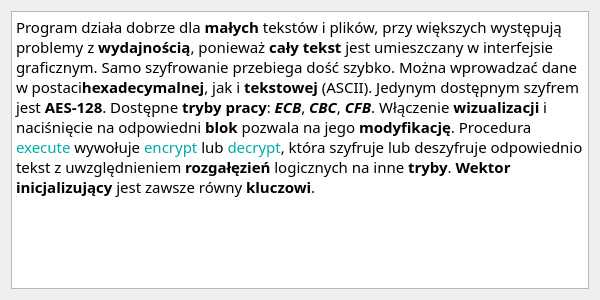
<?xml version="1.0" encoding="UTF-8"?>
<ui version="4.0">
 <class>helpWindow</class>
 <widget class="QWidget" name="helpWindow">
  <property name="geometry">
   <rect>
    <x>0</x>
    <y>0</y>
    <width>600</width>
    <height>300</height>
   </rect>
  </property>
  <property name="sizePolicy">
   <sizepolicy hsizetype="Preferred" vsizetype="Preferred">
    <horstretch>0</horstretch>
    <verstretch>0</verstretch>
   </sizepolicy>
  </property>
  <property name="font">
   <font/>
  </property>
  <property name="windowTitle">
   <string>Algorytm</string>
  </property>
  <layout class="QVBoxLayout" name="verticalLayout">
   <item>
    <widget class="QTextBrowser" name="algorithmText">
     <property name="font">
      <font>
       <family>Book Antiqua</family>
       <pointsize>11</pointsize>
      </font>
     </property>
     <property name="html">
      <string>&lt;!DOCTYPE HTML PUBLIC &quot;-//W3C//DTD HTML 4.0//EN&quot; &quot;http://www.w3.org/TR/REC-html40/strict.dtd&quot;&gt;
&lt;html&gt;&lt;head&gt;&lt;meta name=&quot;qrichtext&quot; content=&quot;1&quot; /&gt;&lt;style type=&quot;text/css&quot;&gt;
p, li { white-space: pre-wrap; }
&lt;/style&gt;&lt;/head&gt;&lt;body style=&quot; font-family:'Book Antiqua'; font-size:11pt; font-weight:400; font-style:normal;&quot;&gt;
&lt;p style=&quot; margin-top:0px; margin-bottom:0px; margin-left:0px; margin-right:0px; -qt-block-indent:0; text-indent:0px;&quot;&gt;Program działa dobrze dla &lt;span style=&quot; font-weight:600;&quot;&gt;małych&lt;/span&gt; tekstów i plików, przy większych występują problemy z &lt;span style=&quot; font-weight:600;&quot;&gt;wydajnością&lt;/span&gt;, ponieważ &lt;span style=&quot; font-weight:600;&quot;&gt;cały tekst&lt;/span&gt; jest umieszczany w interfejsie graficznym. Samo szyfrowanie przebiega dość szybko. Można wprowadzać dane w postaci&lt;span style=&quot; font-weight:600;&quot;&gt;hexadecymalnej&lt;/span&gt;, jak i &lt;span style=&quot; font-weight:600;&quot;&gt;tekstowej&lt;/span&gt; (ASCII). Jedynym dostępnym szyfrem jest &lt;span style=&quot; font-weight:600;&quot;&gt;AES-128&lt;/span&gt;. Dostępne &lt;span style=&quot; font-weight:600;&quot;&gt;tryby pracy&lt;/span&gt;: &lt;span style=&quot; font-weight:600; font-style:italic;&quot;&gt;ECB&lt;/span&gt;, &lt;span style=&quot; font-weight:600; font-style:italic;&quot;&gt;CBC&lt;/span&gt;, &lt;span style=&quot; font-weight:600; font-style:italic;&quot;&gt;CFB&lt;/span&gt;. Włączenie &lt;span style=&quot; font-weight:600;&quot;&gt;wizualizacji&lt;/span&gt; i naciśnięcie na odpowiedni &lt;span style=&quot; font-weight:600;&quot;&gt;blok&lt;/span&gt; pozwala na jego &lt;span style=&quot; font-weight:600;&quot;&gt;modyfikację&lt;/span&gt;. &lt;span style=&quot; font-family:'Book Antiqua','Book Antiqua';&quot;&gt;Procedura &lt;/span&gt;&lt;span style=&quot; font-family:'Courier New'; color:#00aaaa;&quot;&gt;execute&lt;/span&gt;&lt;span style=&quot; font-family:'Book Antiqua','Book Antiqua';&quot;&gt; wywołuje &lt;/span&gt;&lt;span style=&quot; font-family:'Courier New'; color:#00aaaa;&quot;&gt;encrypt&lt;/span&gt;&lt;span style=&quot; font-family:'Book Antiqua','Book Antiqua';&quot;&gt; lub &lt;/span&gt;&lt;span style=&quot; font-family:'Courier New'; color:#00aaaa;&quot;&gt;decrypt&lt;/span&gt;&lt;span style=&quot; font-family:'Book Antiqua','Book Antiqua';&quot;&gt;, która szyfruje lub deszyfruje odpowiednio tekst z uwzględnieniem &lt;/span&gt;&lt;span style=&quot; font-family:'Book Antiqua','Book Antiqua'; font-weight:600;&quot;&gt;rozgałęzień&lt;/span&gt;&lt;span style=&quot; font-family:'Book Antiqua','Book Antiqua';&quot;&gt; logicznych na inne &lt;/span&gt;&lt;span style=&quot; font-family:'Book Antiqua','Book Antiqua'; font-weight:600;&quot;&gt;tryby&lt;/span&gt;&lt;span style=&quot; font-family:'Book Antiqua','Book Antiqua';&quot;&gt;. &lt;/span&gt;&lt;span style=&quot; font-family:'Book Antiqua','Book Antiqua'; font-weight:600;&quot;&gt;Wektor inicjalizujący&lt;/span&gt;&lt;span style=&quot; font-family:'Book Antiqua','Book Antiqua';&quot;&gt; jest zawsze równy &lt;/span&gt;&lt;span style=&quot; font-family:'Book Antiqua','Book Antiqua'; font-weight:600;&quot;&gt;kluczowi&lt;/span&gt;&lt;span style=&quot; font-family:'Book Antiqua','Book Antiqua';&quot;&gt;.&lt;/span&gt;&lt;/p&gt;&lt;/body&gt;&lt;/html&gt;</string>
     </property>
    </widget>
   </item>
  </layout>
 </widget>
 <resources/>
 <connections/>
</ui>
